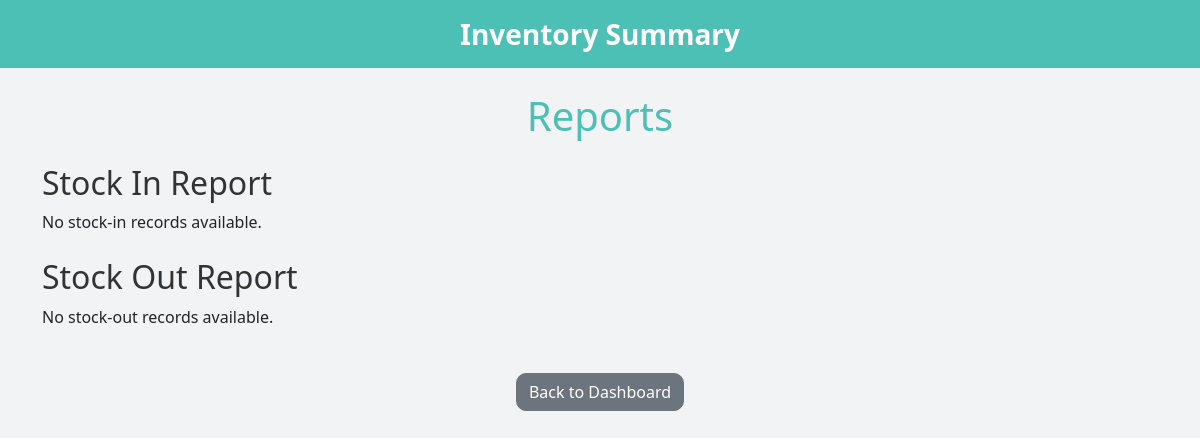
/reports, run on an earlier commit of the app's database.
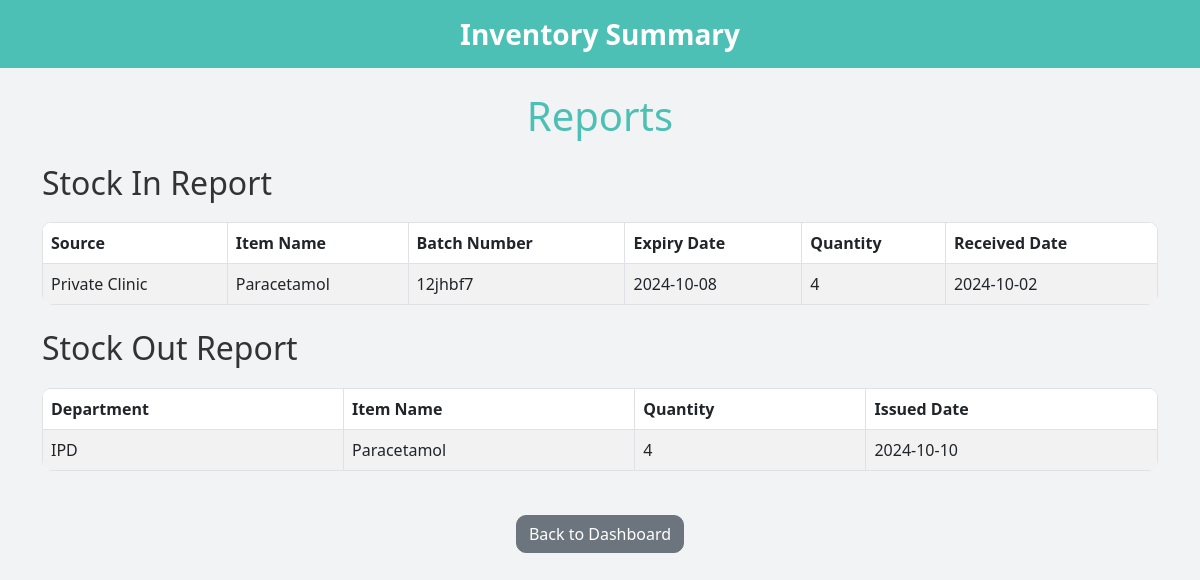
And on a later commit of the database.
### app.py (models this page shows)
class StockIn(db.Model):
    id = db.Column(db.Integer, primary_key=True)
    source = db.Column(db.String(50), nullable=False)
    item_name = db.Column(db.String(100), nullable=False)
    batch_number = db.Column(db.String(50), nullable=False)
    expiry_date = db.Column(db.Date, nullable=False)
    quantity = db.Column(db.Integer, nullable=False)
    received_date = db.Column(db.Date, default=datetime.utcnow)

class StockOut(db.Model):
    id = db.Column(db.Integer, primary_key=True)
    department = db.Column(db.String(50), nullable=False)
    item_name = db.Column(db.String(100), nullable=False)
    quantity = db.Column(db.Integer, nullable=False)
    issued_date = db.Column(db.Date, default=datetime.utcnow)

### app.py (the view)
@app.route('/reports')
def reports():
    stocks_in = StockIn.query.all()
    stocks_out = StockOut.query.all()
    return render_template('reports.html', stocks_in=stocks_in, stocks_out=stocks_out)

### templates/reports.html (shortened to what this page needs)
<!DOCTYPE html>
<html lang="en">
<head>
    <link href="https://cdn.jsdelivr.net/npm/bootstrap@5.3.0-alpha1/dist/css/bootstrap.min.css" rel="stylesheet">
    <link href="https://cdnjs.cloudflare.com/ajax/libs/font-awesome/6.0.0-beta3/css/all.min.css" rel="stylesheet">
</head>
<body>
    <nav class="navbar navbar-expand-lg navbar-light">
        <div class="container-fluid justify-content-center">
            <span class="navbar-brand">Inventory Summary</span>
        </div>
    </nav>
    <div class="container mt-4">
        <h1 class="text-center mb-4">Reports</h1>
        <h2 class="mt-4">Stock In Report</h2>
        {% if stocks_in %}
        <table class="table table-bordered table-striped">
            <thead class="thead-dark">
                <tr>
                    <th>Source</th>
                    <th>Item Name</th>
                    <th>Batch Number</th>
                    <th>Expiry Date</th>
                    <th>Quantity</th>
                    <th>Received Date</th>
                </tr>
            </thead>
            <tbody>
                {% for stock in stocks_in %}
                <tr>
                    <td>{{ stock.source }}</td>
                    <td>{{ stock.item_name }}</td>
                    <td>{{ stock.batch_number }}</td>
                    <td>{{ stock.expiry_date }}</td>
                    <td>{{ stock.quantity }}</td>
                    <td>{{ stock.received_date }}</td>
                </tr>
                {% endfor %}
            </tbody>
        </table>
        {% else %}
        <p>No stock-in records available.</p>
        {% endif %}
        <h2 class="mt-4">Stock Out Report</h2>
        {% if stocks_out %}
        <table class="table table-bordered table-striped">
            <thead class="thead-dark">
                <tr>
                    <th>Department</th>
                    <th>Item Name</th>
                    <th>Quantity</th>
                    <th>Issued Date</th>
                </tr>
            </thead>
            <tbody>
                {% for stock in stocks_out %}
                <tr>
                    <td>{{ stock.department }}</td>
                    <td>{{ stock.item_name }}</td>
                    <td>{{ stock.quantity }}</td>
                    <td>{{ stock.issued_date }}</td>
                </tr>
                {% endfor %}
            </tbody>
        </table>
        {% else %}
        <p>No stock-out records available.</p>
        {% endif %}
        <div class="text-center mt-4">
            <a href="{{ url_for('dashboard') }}" class="btn btn-secondary">Back to Dashboard</a>
        </div>
    </div>
</body>
</html>

### templates/reports.html (style rules this page uses)
body { background-color: #f2f3f5; }
.navbar { background-color: #4dc0b5; }
.navbar-brand { color: white; font-size: 1.75rem; font-weight: bold; margin: 0 auto; text-align: center; width: 100%; }
h1 { color: #4dc0b5; margin-top: 20px; font-size: 2.5rem; }
h2 { margin-top: 20px; color: #333; }
.table { margin-top: 20px; border-radius: 10px; overflow: hidden; }
.table thead { background-color: #4dc0b5; color: white; }
.btn-secondary { border-radius: 10px; margin-top: 20px; }

What changed in the data, as far as the page shows it:
added StockIn: source "Private Clinic", item_name "Paracetamol", batch_number "12jhbf7", expiry_date "2024-10-08", quantity "4", received_date "2024-10-02"
added StockOut: department "IPD", item_name "Paracetamol", quantity "4", issued_date "2024-10-10"
Also different on the page:
text no longer shown: "No stock-in records available. No stock-out records available."
text now shown: "Source Item Name Batch Number Expiry Date Quantity Received Date Department Item Name Quantity Issued Date"
